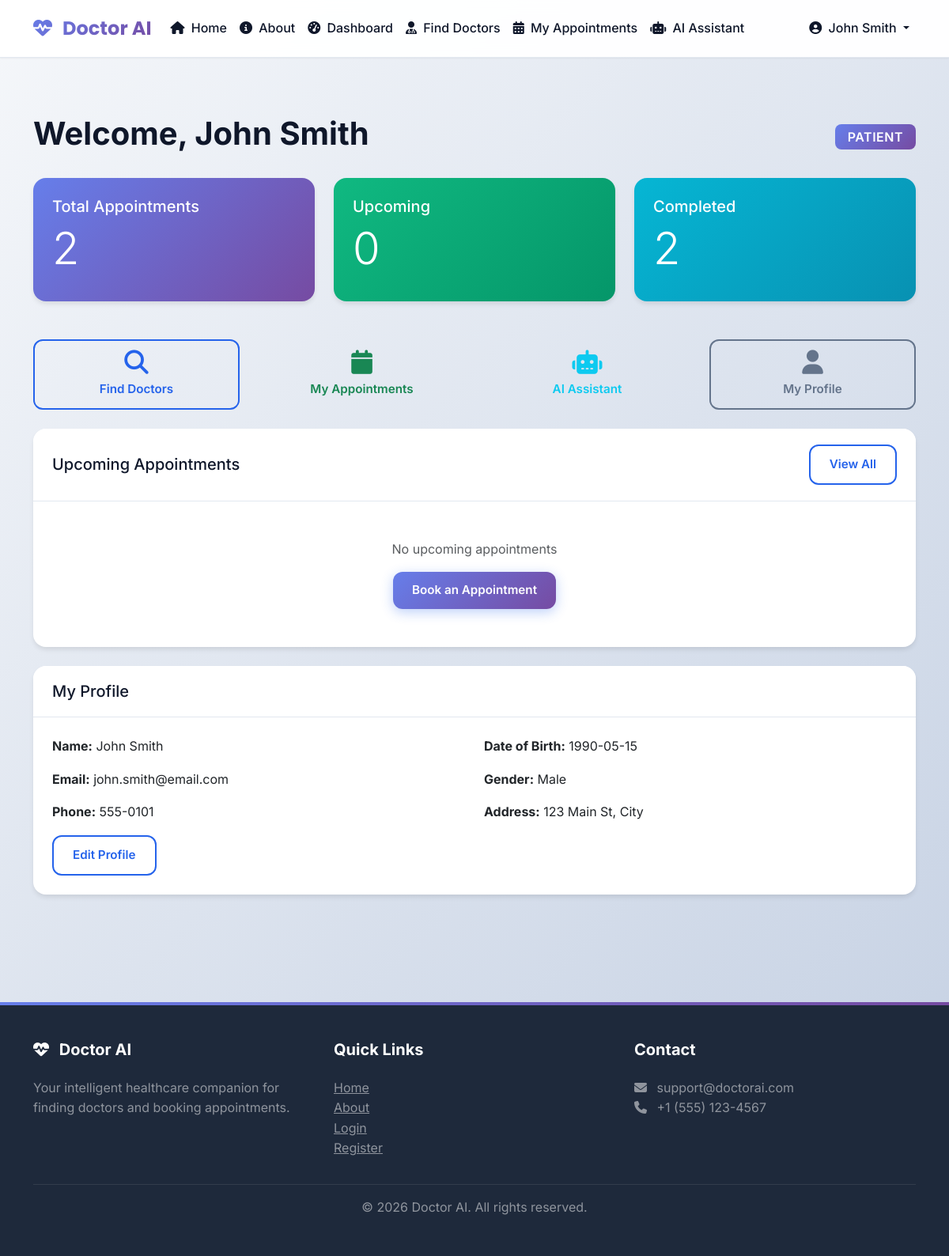
Screenshot of /patient/dashboard (signed in) with the database file from the repository.
### tables this page shows
CREATE TABLE users (
            user_id INTEGER PRIMARY KEY AUTOINCREMENT,
            name TEXT NOT NULL,
            email TEXT UNIQUE NOT NULL,
            password_hash TEXT NOT NULL,
            role TEXT NOT NULL CHECK(role IN ('patient', 'doctor', 'admin')),
            phone TEXT,
            created_at TIMESTAMP DEFAULT CURRENT_TIMESTAMP
        );

CREATE TABLE patients (
            patient_id INTEGER PRIMARY KEY AUTOINCREMENT,
            user_id INTEGER UNIQUE NOT NULL,
            date_of_birth DATE,
            gender TEXT CHECK(gender IN ('male', 'female', 'other')),
            address TEXT,
            FOREIGN KEY (user_id) REFERENCES users(user_id) ON DELETE CASCADE
        );

### routes/patient.py (the view)
@bp.route('/dashboard')
@login_required
def dashboard():
    connection = None
    patient_data = None
    upcoming_appointments = []
    total_appointments = 0
    try:
        connection = get_db_connection()
        cursor = get_dict_cursor(connection)
        user_id = session['user_id']
        cursor.execute("""
            SELECT p.*, u.name, u.email, u.phone
            FROM patients p
            JOIN users u ON p.user_id = u.user_id
            WHERE p.user_id = ?
        """, (user_id,))
        patient_data = cursor.fetchone()
        cursor.execute("""
            SELECT a.*, d.specialization, d.location, d.consultation_fee,
                   u.name as doctor_name
            FROM appointments a
            JOIN doctors d ON a.doctor_id = d.doctor_id
            JOIN users u ON d.user_id = u.user_id
            WHERE a.patient_id = ? AND a.status IN ('pending', 'confirmed')
              AND a.appointment_date >= ?
            ORDER BY a.appointment_date ASC, a.appointment_time ASC
            LIMIT 5
        """, (patient_data['patient_id'], str(date.today())))
        upcoming_appointments = cursor.fetchall()
        cursor.execute("""
            SELECT COUNT(*) as total
            FROM appointments
            WHERE patient_id = ?
        """, (patient_data['patient_id'],))
        total_appointments = cursor.fetchone()['total']
    except Exception as e:
        flash(f'Error loading dashboard: {str(e)}', 'error')
    finally:
        if connection:
            close_db_connection(connection)
    return render_template('patient_dashboard.html',
                         patient=patient_data,
                         upcoming_appointments=upcoming_appointments,
                         total_appointments=total_appointments)

### templates/patient_dashboard.html (shortened to what this page needs)
{% extends "base.html" %}
{% block content %}
<div class="container py-5">
    <div class="row">
        <div class="col-lg-12">
            <div class="d-flex justify-content-between align-items-center mb-4">
                <h1 class="fw-bold">Welcome, {{ patient.name }}</h1>
                <span class="badge bg-primary fs-6">Patient</span>
            </div>
            <div class="row g-4 mb-4">
                <div class="col-md-4">
                    <div class="card bg-primary text-white">
                        <div class="card-body">
                            <h5 class="card-title">Total Appointments</h5>
                            <h2 class="display-4">{{ total_appointments }}</h2>
                        </div>
                    </div>
                </div>
                <div class="col-md-4">
                    <div class="card bg-success text-white">
                        <div class="card-body">
                            <h5 class="card-title">Upcoming</h5>
                            <h2 class="display-4">{{ upcoming_appointments|length }}</h2>
                        </div>
                    </div>
                </div>
                <div class="col-md-4">
                    <div class="card bg-info text-white">
                        <div class="card-body">
                            <h5 class="card-title">Completed</h5>
                            <h2 class="display-4">{{ total_appointments - upcoming_appointments|length }}</h2>
                        </div>
                    </div>
                </div>
            </div>
            <div class="row g-4 mb-4">
                <div class="col-md-3">
                    <a href="{{ url_for('patient.doctors') }}" class="btn btn-outline-primary w-100 h-100 d-flex flex-column justify-content-center align-items-center">
                        <i class="fas fa-search fa-2x mb-2"></i>
                        <span>Find Doctors</span>
                    </a>
                </div>
                <div class="col-md-3">
                    <a href="{{ url_for('patient.appointments') }}" class="btn btn-outline-success w-100 h-100 d-flex flex-column justify-content-center align-items-center">
                        <i class="fas fa-calendar fa-2x mb-2"></i>
                        <span>My Appointments</span>
                    </a>
                </div>
                <div class="col-md-3">
                    <a href="{{ url_for('ai.assistant') }}" class="btn btn-outline-info w-100 h-100 d-flex flex-column justify-content-center align-items-center">
                        <i class="fas fa-robot fa-2x mb-2"></i>
                        <span>AI Assistant</span>
                    </a>
                </div>
                <div class="col-md-3">
                    <a href="{{ url_for('auth.profile') }}" class="btn btn-outline-secondary w-100 h-100 d-flex flex-column justify-content-center align-items-center">
                        <i class="fas fa-user fa-2x mb-2"></i>
                        <span>My Profile</span>
                    </a>
                </div>
            </div>
            <div class="card mb-4">
                <div class="card-header d-flex justify-content-between align-items-center">
                    <h5 class="mb-0">Upcoming Appointments</h5>
                    <a href="{{ url_for('patient.appointments') }}" class="btn btn-sm btn-outline-primary">View All</a>
                </div>
                <div class="card-body">
                    {% if upcoming_appointments %}
                    <div class="table-responsive">
                        <table class="table table-hover">
                            <thead>
                                <tr>
                                    <th>Doctor</th>
                                    <th>Specialization</th>
                                    <th>Date</th>
                                    <th>Time</th>
                                    <th>Status</th>
                                    <th>Actions</th>
                                </tr>
                            </thead>
                            <tbody>
                                {% for appointment in upcoming_appointments %}
                                <tr>
                                    <td>{{ appointment.doctor_name }}</td>
                                    <td>{{ appointment.specialization }}</td>
                                    <td>{{ appointment.appointment_date|format_date }}</td>
                                    <td>{{ appointment.appointment_time|format_time }}</td>
                                    <td>
                                        <span class="badge bg-{% if appointment.status == 'confirmed' %}success{% else %}warning{% endif %}">
                                            {{ appointment.status|capitalize }}
                                        </span>
                                    </td>
                                    <td>
                                        <a href="{{ url_for('patient.cancel_appointment', appointment_id=appointment.appointment_id) }}"
                                           class="btn btn-sm btn-outline-danger"
                                           onclick="return confirm('Are you sure you want to cancel this appointment?')">
                                            Cancel
                                        </a>
                                    </td>
                                </tr>
                                {% endfor %}
                            </tbody>
                        </table>
                    </div>
                    {% else %}
                    <div class="text-center py-4">
                        <p class="text-muted">No upcoming appointments</p>
                        <a href="{{ url_for('patient.doctors') }}" class="btn btn-primary">Book an Appointment</a>
                    </div>
                    {% endif %}
                </div>
            </div>
            <div class="card">
                <div class="card-header">
                    <h5 class="mb-0">My Profile</h5>
                </div>
                <div class="card-body">
                    <div class="row">
                        <div class="col-md-6">
                            <p><strong>Name:</strong> {{ patient.name }}</p>
                            <p><strong>Email:</strong> {{ patient.email }}</p>
                            <p><strong>Phone:</strong> {{ patient.phone or 'Not provided' }}</p>
                        </div>
                        <div class="col-md-6">
                            <p><strong>Date of Birth:</strong> {{ patient.date_of_birth or 'Not provided' }}</p>
                            <p><strong>Gender:</strong> {{ patient.gender|capitalize if patient.gender else 'Not provided' }}</p>
                            <p><strong>Address:</strong> {{ patient.address or 'Not provided' }}</p>
                        </div>
                    </div>
                    <a href="{{ url_for('auth.profile') }}" class="btn btn-outline-primary">Edit Profile</a>
                </div>
            </div>
        </div>
    </div>
</div>
{% endblock %}

### templates/base.html (shortened to what this page needs)
<!DOCTYPE html>
<html lang="en">
<head>
    <link href="https://cdn.jsdelivr.net/npm/bootstrap@5.3.0/dist/css/bootstrap.min.css" rel="stylesheet">
    <link rel="stylesheet" href="https://cdnjs.cloudflare.com/ajax/libs/font-awesome/6.4.0/css/all.min.css">
    <link rel="stylesheet" href="{{ url_for('static', filename='css/style.css') }}">
</head>
<body>
    <nav class="navbar navbar-expand-lg">
        <div class="container">
            <a class="navbar-brand" href="{{ url_for('index') }}">
                <i class="fas fa-heartbeat me-2"></i> Doctor AI
            </a>
            <div class="collapse navbar-collapse" id="navbarNav">
                <ul class="navbar-nav me-auto">
                    <li class="nav-item">
                        <a class="nav-link" href="{{ url_for('index') }}">
                            <i class="fas fa-home me-1"></i> Home
                        </a>
                    </li>
                    <li class="nav-item">
                        <a class="nav-link" href="{{ url_for('about') }}">
                            <i class="fas fa-info-circle me-1"></i> About
                        </a>
                    </li>
                    {% if session.get('role') == 'patient' %}
                    <li class="nav-item">
                        <a class="nav-link" href="{{ url_for('patient.dashboard') }}">
                            <i class="fas fa-tachometer-alt me-1"></i> Dashboard
                        </a>
                    </li>
                    <li class="nav-item">
                        <a class="nav-link" href="{{ url_for('patient.doctors') }}">
                            <i class="fas fa-user-md me-1"></i> Find Doctors
                        </a>
                    </li>
                    <li class="nav-item">
                        <a class="nav-link" href="{{ url_for('patient.appointments') }}">
                            <i class="fas fa-calendar-alt me-1"></i> My Appointments
                        </a>
                    </li>
                    <li class="nav-item">
                        <a class="nav-link" href="{{ url_for('ai.assistant') }}">
                            <i class="fas fa-robot me-1"></i> AI Assistant
                        </a>
                    </li>
                    {% endif %}
                </ul>
                <ul class="navbar-nav">
                    {% if session.get('user_id') %}
                    <li class="nav-item dropdown">
                        <a class="nav-link dropdown-toggle" href="#" data-bs-toggle="dropdown">
                            <i class="fas fa-user-circle me-1"></i> {{ session.get('name', 'User') }}
                        </a>
                    </li>
                    {% endif %}
                </ul>
            </div>
        </div>
    </nav>
    <main class="fade-in">
        {% block content %}{% endblock %}
    </main>
    <footer>
        <div class="container">
            <div class="row">
                <div class="col-md-4">
                    <h5><i class="fas fa-heartbeat me-2"></i> Doctor AI</h5>
                    <p class="text-white-50">Your intelligent healthcare companion for finding doctors and booking appointments.</p>
                </div>
                <div class="col-md-4">
                    <h5>Quick Links</h5>
                    <ul class="list-unstyled">
                        <li><a href="{{ url_for('index') }}" class="text-white-50">Home</a></li>
                        <li><a href="{{ url_for('about') }}" class="text-white-50">About</a></li>
                        <li><a href="{{ url_for('auth.login') }}" class="text-white-50">Login</a></li>
                        <li><a href="{{ url_for('auth.register') }}" class="text-white-50">Register</a></li>
                    </ul>
                </div>
                <div class="col-md-4">
                    <h5>Contact</h5>
                    <p class="text-white-50">
                        <i class="fas fa-envelope me-2"></i> support@doctorai.com<br>
                        <i class="fas fa-phone me-2"></i> +1 (555) 123-4567
                    </p>
                </div>
            </div>
            <hr class="border-secondary">
            <p class="text-white-50 text-center mb-0">&copy; 2026 Doctor AI. All rights reserved.</p>
        </div>
    </footer>
</body>
</html>

### rows the page displays
users: get "John Smith", name "John Smith", email "john.smith@email.com", phone "555-0101"
patients: date_of_birth "1990-05-15", gender "Male", address "123 Main St, City"

### other values shown
{{ total_appointments }} "2"
{{ upcoming_appointments|length }} "0"
{{ total_appointments - upcoming_appointments|length }} "2"
